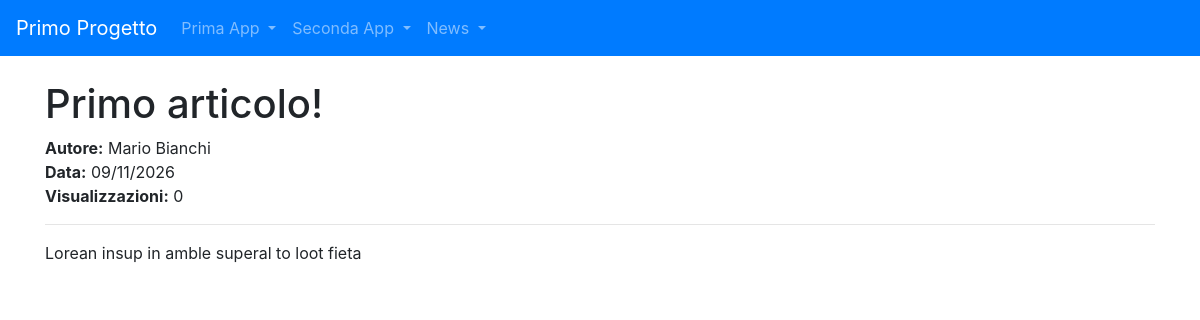
Before: /news/articoli/1 with the older database file.
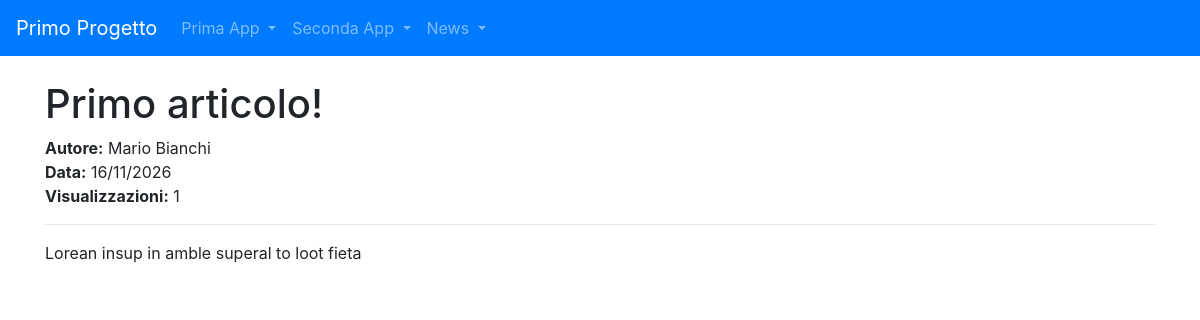
After: the same page with the newer database file.
### news/models.py (models this page shows, shortened)
class Articolo(models.Model):
    titolo = models.CharField(max_length=100)
    contenuto = models.TextField()
    giornalista = models.ForeignKey(Giornalista, on_delete=models.CASCADE, related_name="articoli")
    data = models.DateField(auto_now=True, blank=True)
    visualizzazioni = models.IntegerField(default=0, blank=True)
    class Meta:
            verbose_name = "Articolo"
            verbose_name_plural = "Articoli"

class Giornalista(models.Model):
    nome = models.CharField(max_length=100)
    cognome = models.CharField(max_length=100)
    anno_nascita = models.DateField(blank=True)
    def __str__(self):
        return self.nome + " " + self.cognome
    class Meta:
        verbose_name = "Giornalista"
        verbose_name_plural = "Giornalisti"

### news/views.py (the view)
# urls.py: path("articoli/<int:pk>", articoloDetailView, name='articolo_detail'),
def articoloDetailView(request, pk):
    articolo = Articolo.objects.get(pk=pk)
    context = { 'articolo': articolo }
    return render(request, "news/articolo_detail.html", context)

### news/templates/news/articolo_detail.html (shortened to what this page needs)
{% extends 'base.html' %}
{% block content %}
    <h1>{{ articolo.titolo }}</h1>
    <p>
        <strong>Autore:</strong> {{ articolo.giornalista }} <br>
        <strong>Data:</strong> {{ articolo.data|date:"d/m/Y" }} <br>
        <strong>Visualizzazioni:</strong> {{ articolo.visualizzazioni }}
    </p>
    <hr>
    {{ articolo.contenuto|linebreaks }}
{% endblock content %}

Changed rows visible on the page:
changed Articolo "Primo articolo!": data "09/11/2026" → "16/11/2026"; visualizzazioni "0" → "1"
